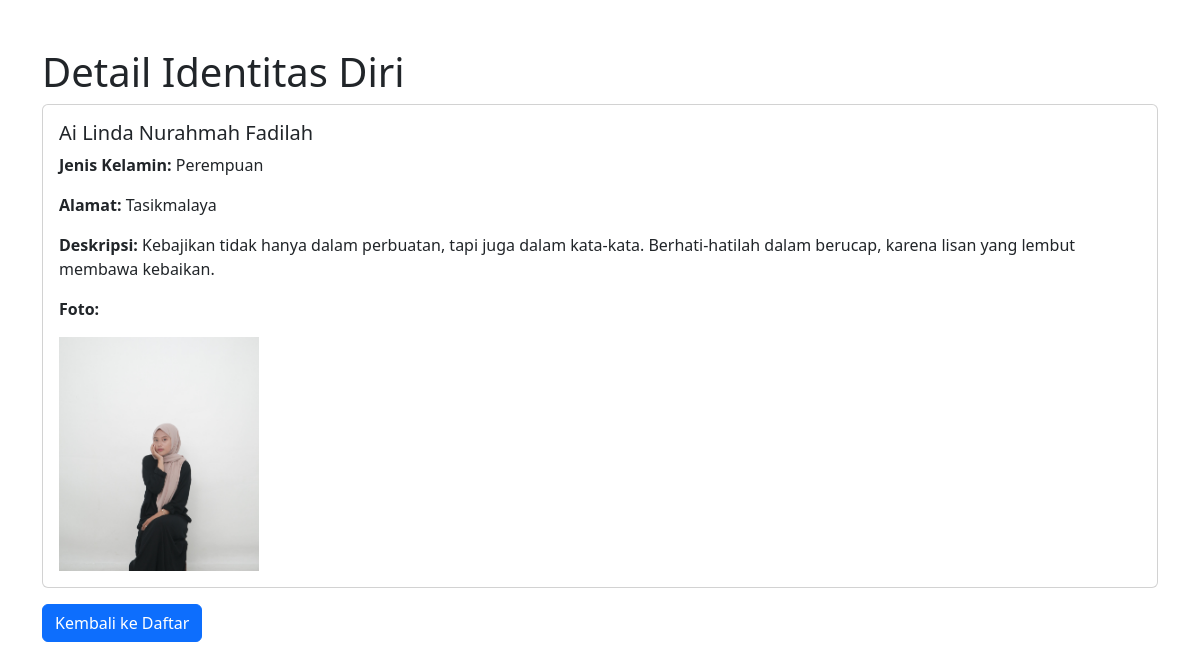
Page /backend/view.php?id=3 on the committed database.
### tables this page shows
CREATE TABLE `users` (
  `id` int(11) NOT NULL,
  `nama` varchar(255) NOT NULL,
  `jenis_kelamin` enum('Laki-laki','Perempuan') NOT NULL,
  `alamat` text NOT NULL,
  `deskripsi` text DEFAULT NULL,
  `foto` varchar(255) DEFAULT NULL
);

### backend/view.php (the view, shortened to what this page needs)
<?php
include 'database.php';
$id = $_GET['id'];
$sql = "SELECT * FROM users WHERE id = '$id'";
$result = $conn->query($sql);
if ($result->num_rows > 0) {
$row = $result->fetch_assoc();
} else {
header('Location: index.php');
exit();
}
?>
<!DOCTYPE html>
<html lang="id">
<head>
<link href="https://cdn.jsdelivr.net/npm/bootstrap@5.3.0-alpha1/dist/css/bootstrap.min.css"
rel="stylesheet">
</head>
<body>
<div class="container mt-5">
<h1>Detail Identitas Diri</h1>
<div class="card">
<div class="card-body">
<h5 class="card-title"><?= $row['nama'] ?></h5>
<p class="card-text"><strong>Jenis Kelamin:</strong> <?= $row['jenis_kelamin'] ?></p>
<p class="card-text"><strong>Alamat:</strong> <?= $row['alamat'] ?></p>
<p class="card-text"><strong>Deskripsi:</strong> <?= $row['deskripsi'] ?></p>
<p class="card-text"><strong>Foto:</strong></p>
<img src="assets/images/<?= $row['foto'] ?>" alt="Foto" class="img-fluid" width="200">
</div>
</div>
<a href="index.php" class="btn btn-primary mt-3">Kembali ke Daftar</a>
</div>
</body>
</html>

### rows in the picture
users: nama "Ai Linda Nurahmah Fadilah", jenis_kelamin "Perempuan", alamat "Tasikmalaya", deskripsi "Kebajikan tidak hanya dalam perbuatan, tapi juga dalam kata-kata. Berhati-hatilah dalam berucap, karena lisan yang lembut membawa kebaikan.", foto (picture)
